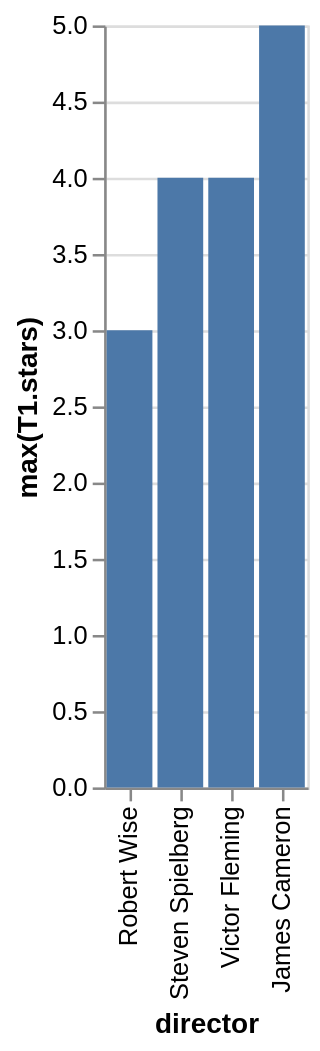

Write the Vega-Lite specification saved for this chart.
### Vega-Lite specification from a JSON file in a GitHub repository (floating-point values rounded to 4 significant figures)
{"data": {"values": [{"x_data": "Robert Wise", "y_data": 3}, {"x_data": "Steven Spielberg", "y_data": 4}, {"x_data": "Victor Fleming", "y_data": 4}, {"x_data": "James Cameron", "y_data": 5}]}, "mark": "bar", "encoding": {"x": {"field": "x_data", "type": "nominal", "title": "director", "sort": {"op": "sum", "field": "y_data", "order": "ascending"}}, "y": {"field": "y_data", "type": "quantitative", "title": "max(T1.stars)"}}}
